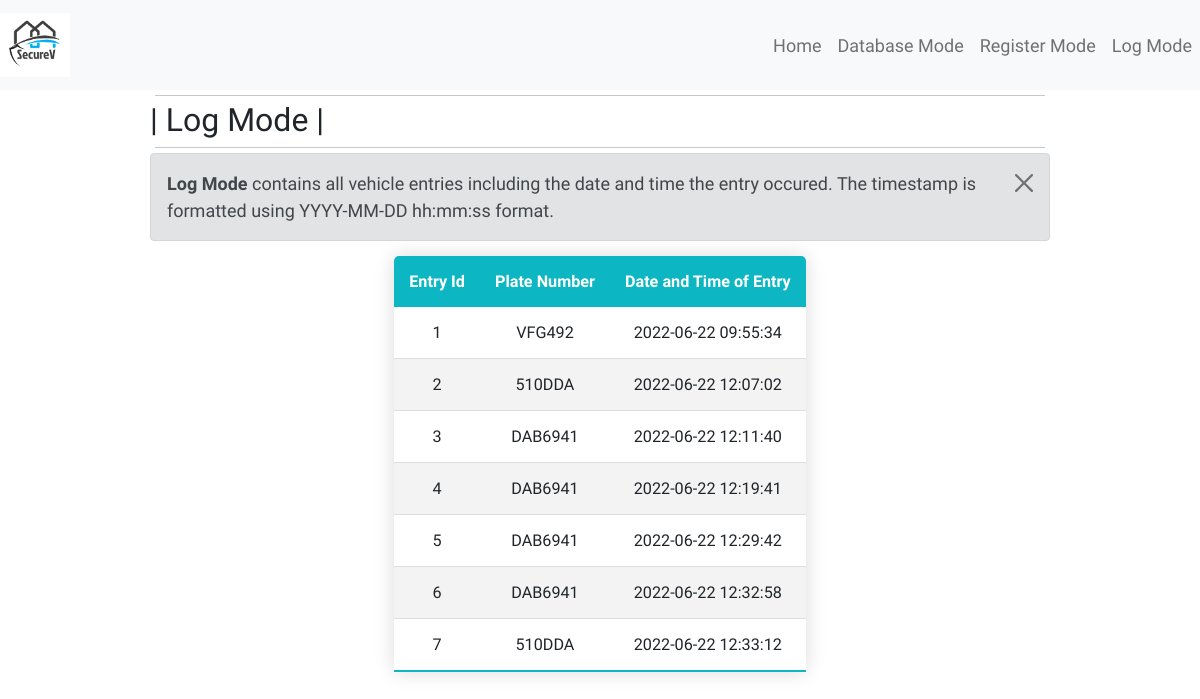
Page /logs on the committed database.
### database.py (models this page shows, shortened)
class Entry(db.Model):
    curr_entry_time = datetime.now().isoformat(' ', 'seconds')
    id = db.Column(db.Integer, primary_key=True)
    date_of_entry = db.Column("date_of_entry" , db.String(30) ,nullable = False , default= curr_entry_time)
    entry_vehicle_plate = db.Column(db.String(6), db.ForeignKey("vehicle.plate_num") , nullable = False) # Test
    def __repr__(self):
        return f"{self.date_of_entry}|{self.entry_vehicle_plate}"

### app.py (the view)
@application.route("/logs")
def log_mode():
    db_man = DB_Manager()
    page_title = 'SecureV | Log Mode'
    return render_template("log_mode.html", db_data = db_man.db_data_entries, TITLE=page_title)

### database.py (called while the page is built)
    def __repr__(self):
        return f'{self.plate_num}|{self.owner_name}|{self.date_registered}'

### templates/log_mode.html (shortened to what this page needs)
{% extends "base.html" %}
{% block header %}
<h2 class="page-header">| Log Mode |</h2>
{% endblock %}
{% block content %}
<div id="contents">
    <div id="lower_container">
        <div class="alert alert-secondary alert-dismissible fade show" role="alert"  style="margin-bottom: 0px;">
            <strong>Log Mode </strong> contains all vehicle entries including the date and time the entry occured. The timestamp is formatted using YYYY-MM-DD hh:mm:ss format.
            <button type="button" class="btn-close" data-bs-dismiss="alert" aria-label="Close"></button>
        </div>
        <table class="content-table-log">
        <thead>
            <th>Entry Id</th>
            <th>Plate Number</th>
            <th>Date and Time of Entry</th>
        </thead>
        <tbody>
            {% for item in db_data %}
            <tr>
                <td> {{item["id"]}} </td>
                <td> {{item["plate"]}} </td>
                <td> {{item["date"]}} </td>
            </tr>
            {% endfor %}
        </tbody>
        </table>
    </div>
</div>
{% endblock %}

### static/style.css (style rules this page uses)
* { margin: 0; padding: 0; }
body { font-family: "Titillium Web", sans-serif; font-size: 18px; font-weight: normal; line-height: 1.5em; }
#contents { margin: auto; width: 75%; height: 90%; }
.content-table-log { text-align: center; border-collapse: collapse; margin: 15px auto; font-size: 0.9em; min-width: 400px; border-radius: 5px 5px 0 0; overflow: hidden; box-shadow: 0 0 20px rgba(0, 0, 0, 0.15); }
.content-table-log th, .content-table-log td { padding: 12px 15px; }
.content-table-log tbody tr { border-bottom: 1px solid #dddddd; }
.content-table-log tbody tr:nth-of-type(even) { background-color: #f3f3f3; }
.content-table-log tbody tr:last-of-type { border-bottom: 2px solid #0cb6c2; }
.show { opacity: 1 !important; }

### rows in the picture
Entry: id "1", plate "VFG492", date "2022-06-22 09:55:34"
Entry: id "2", plate "510DDA", date "2022-06-22 12:07:02"
Entry: id "3", plate "DAB6941", date "2022-06-22 12:11:40"
Entry: id "4", plate "DAB6941", date "2022-06-22 12:19:41"
Entry: id "5", plate "DAB6941", date "2022-06-22 12:29:42"

### other values in the picture
{{ item["id"] }} "6" "7"
{{ item["plate"] }} "DAB6941" "510DDA"
{{ item["date"] }} "2022-06-22 12:32:58" "2022-06-22 12:33:12"
